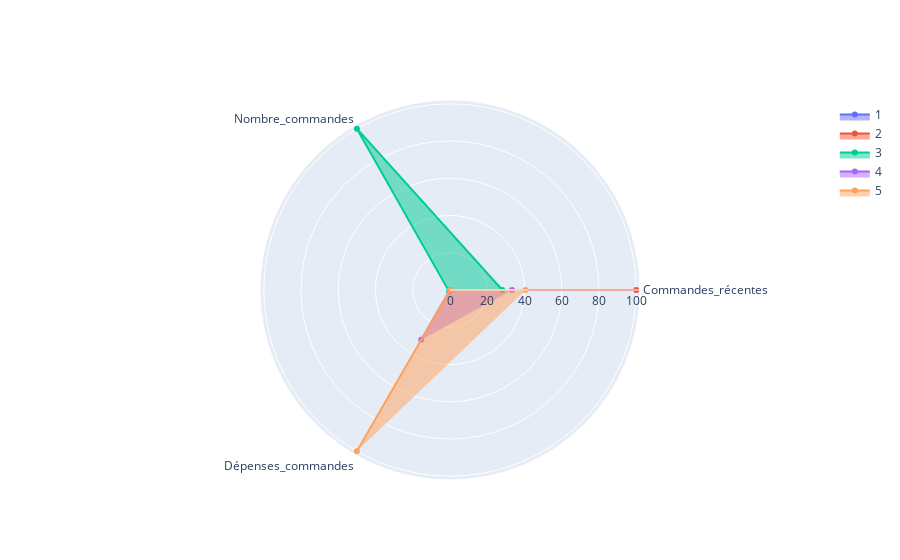

Notebook cell for this chart:
### Code cell
# On affiche notre carte radar
radar_chart_3('Commandes_récentes', 'Nombre_commandes',
              'Dépenses_commandes', radar_5)

### Figure 1 — Plotly figure (JSON) as saved in the notebook; plotly's stock layout.template omitted (floating-point values rounded to 4 significant figures)
{"data": [{"fill": "toself", "name": "1", "r": [0, 0, 0.1049], "theta": ["Commandes_récentes", "Nombre_commandes", "Dépenses_commandes"], "type": "scatterpolar"}, {"fill": "toself", "name": "2", "r": [100, 0, 0], "theta": ["Commandes_récentes", "Nombre_commandes", "Dépenses_commandes"], "type": "scatterpolar"}, {"fill": "toself", "name": "3", "r": [28.11, 100, 0.8908], "theta": ["Commandes_récentes", "Nombre_commandes", "Dépenses_commandes"], "type": "scatterpolar"}, {"fill": "toself", "name": "4", "r": [33.33, 0, 30.86], "theta": ["Commandes_récentes", "Nombre_commandes", "Dépenses_commandes"], "type": "scatterpolar"}, {"fill": "toself", "name": "5", "r": [40.56, 0, 100.0], "theta": ["Commandes_récentes", "Nombre_commandes", "Dépenses_commandes"], "type": "scatterpolar"}], "layout": {}}
